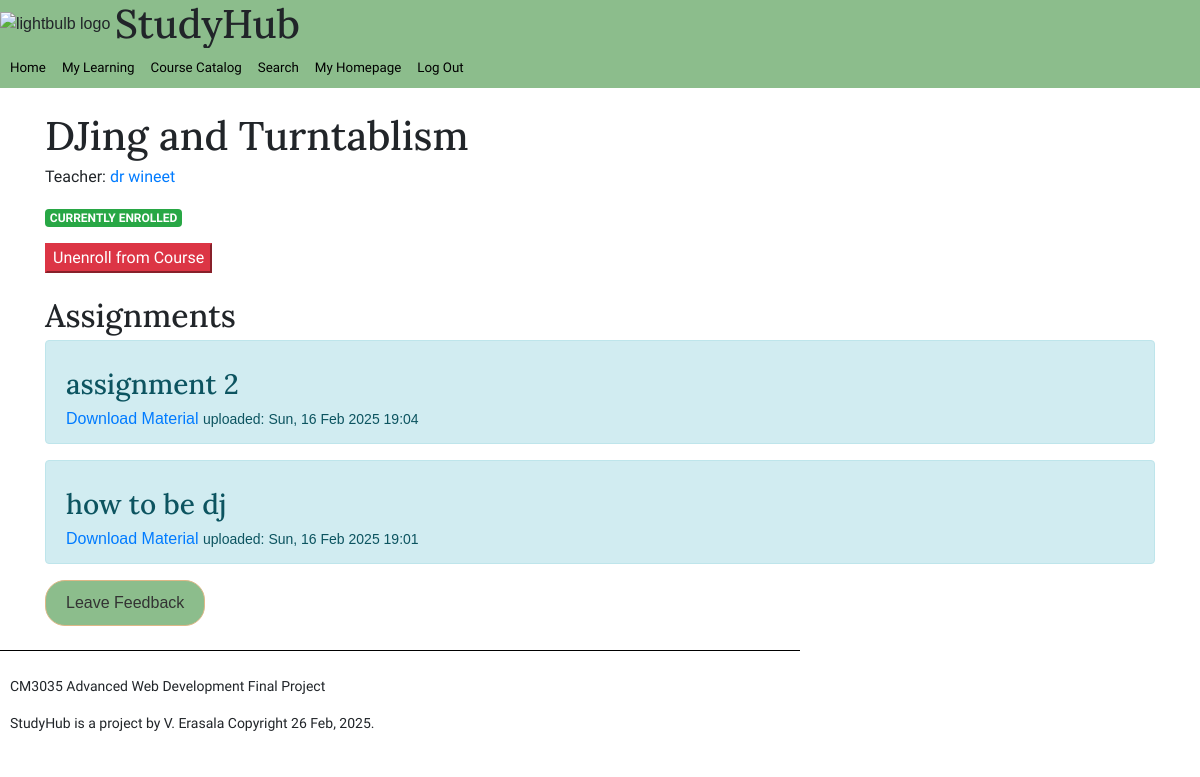
The app's page /course/2/ (signed in), older data.
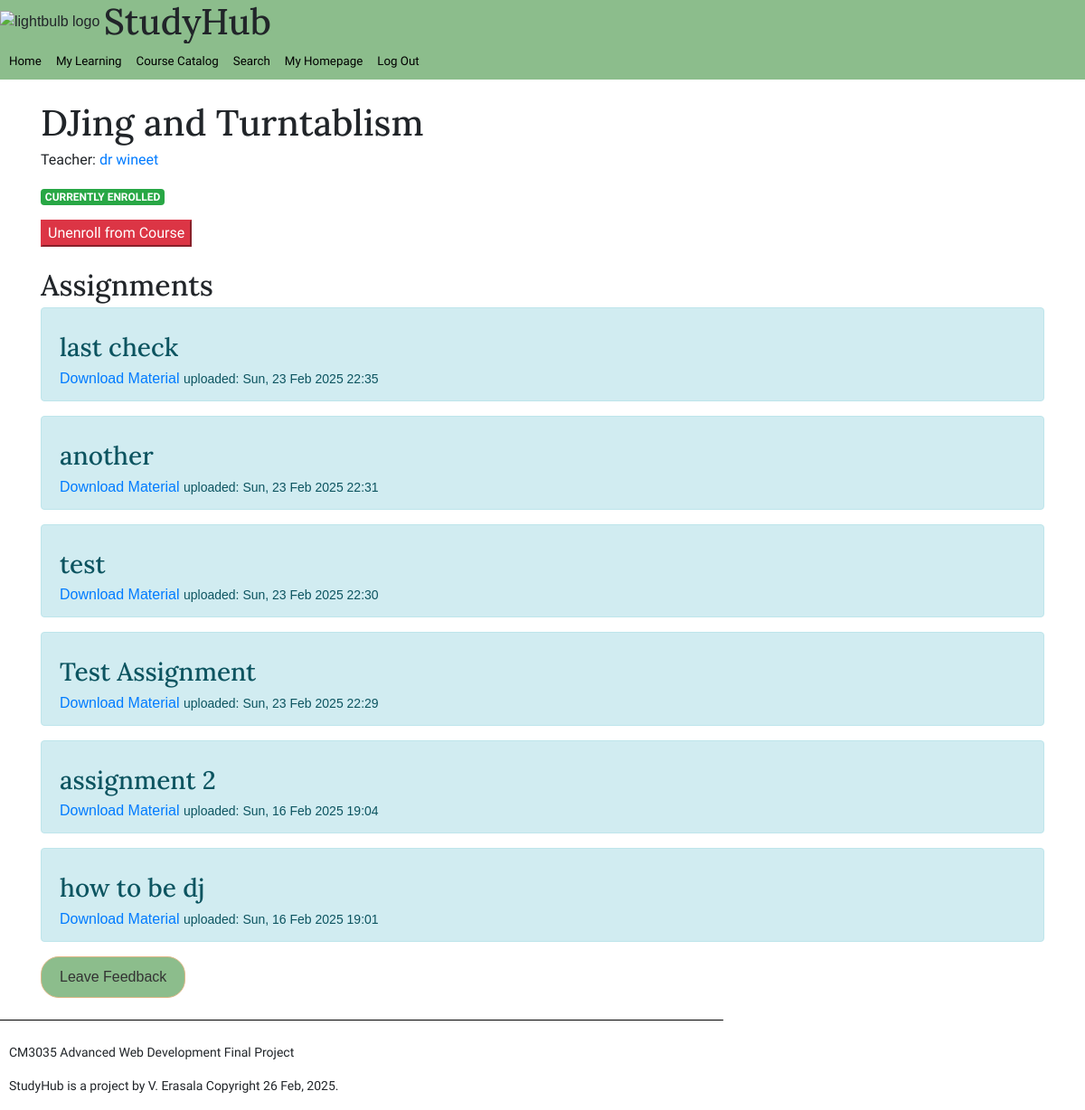
The same page, newer data.
### study_hub/models.py (models this page shows)
class CourseMaterial(models.Model):
    course = models.ForeignKey(Course, on_delete=models.CASCADE, related_name='materials')
    title = models.CharField(max_length=255)
    file = models.FileField(upload_to='course_materials/')
    uploaded_at = models.DateTimeField(auto_now_add=True)
    assignment_due_date = models.DateTimeField(null=True, blank=True)

### study_hub/views.py (the view)
# urls.py: path('course/<int:pk>/', views.course_view, name = 'course_view'),
@login_required
def course_view(request, pk):
    course = get_object_or_404(Course, pk = pk)
    materials = CourseMaterial.objects.filter(course=course).order_by('-uploaded_at')
    user = request.user
    user_is_enrolled = Enrollment.objects.filter(student=user, course=course).exists()
    user_can_enroll = not user.is_teacher and not user_is_enrolled
    enrolled_students = User.objects.filter(enrollment__course=course).distinct()
    context = {
        'course': course,
        'materials': materials,
        'user_is_enrolled': user_is_enrolled,
        'user_can_enroll': user_can_enroll,
        'enrolled_students': enrolled_students,
        'user':user
    }
    return render(request, 'study_hub/course_detail.html', context)

### study_hub/templatetags/my_tags.py (called while the page is built)
@register.simple_tag
def todays_date():
    return datetime.datetime.now().strftime("%d %b, %Y")

### study_hub/templates/study_hub/course_detail.html (shortened to what this page needs)
{% extends "./base.html" %}
{% load bootstrap4 %}
{% block content %}
<div class= "container mt-4">
    <h1>{{ course.title }}</h1>
    <p>Teacher: <a href="/user/{{course.teacher.username}}">{{ course.teacher.name }}</a></p>
    {% if user_can_enroll %}
    <p  class="badge badge-danger"> NOT ENROLLED </p>
    <form action="{% url 'enroll_in_course' pk=course.pk%}" method="post">
        {% csrf_token %}
        <button type="submit" class="btn btn-primary">Enroll in Course</button>
    </form>
    {% elif user_is_enrolled %}
        <p  class="badge badge-success"> CURRENTLY ENROLLED </p>
        <form action="{% url 'unenroll_from_course' pk=course.pk user_id=user.id %}" method="post">
            <button type="submit" class="btn-danger">Unenroll from Course</button>
        </form>
    {% endif %}
</div>
<div class="container mt-4 mb-4">
    {% if user_is_enrolled %}
    <div>
        {% if materials %}
        <div>
            <h2>Assignments</h2>
            {% for material in materials %}
            <div class="alert alert-info">
                <h3> {{ material.title }}</h3>
                <a href="{{ material.file.url }}" download>Download Material</a>
                <small>uploaded: {{ material.uploaded_at|date:"D, d M Y H:i" }}</small>
            </div>
            {% empty %}
            <p>There are no assignments </p>
            {% endfor %}
        </div>
        {% endif %}
    </div>
    <div>
        <a href="{% url 'leave_feedback' course.pk %}" class="btn btn-primary">Leave Feedback</a>
    </div>
    {% elif not user_is_enrolled %}
    <div>
        <p class = "alert alert-danger" >Please Enroll in this course to see Course Content. </p>
    </div>
    {% endif %}
</div>
{% endblock %}

Row changes from the older to the newer data that the page shows:
added CourseMaterial: title "last check", uploaded_at "Sun, 23 Feb 2025 22:35"
added CourseMaterial: title "another", uploaded_at "Sun, 23 Feb 2025 22:31"
added CourseMaterial: title "test", uploaded_at "Sun, 23 Feb 2025 22:30"
added CourseMaterial: title "Test Assignment", uploaded_at "Sun, 23 Feb 2025 22:29"
